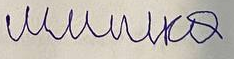
#> input picture train/img_0000_frag_0001.png, 234 x 59 px; its folder holds only this picture in this run
$ python augmentation.py
#> lines starting #> are read from the running program, lines starting #| are printed output that depends on the picture
from PIL import Image, ImageEnhance, ImageOps
import os
import numpy as np


def augment_images(
        input_folder: str,
        output_folder: str,
        rotation_angle: float = 0,
        color_percent: float = 0,
        add_color: str = 'False',
        width_percent: float = 100,
        filename_prefix: str = 'aug_'
):
    """
    Аугментирует изображения в папке с заданными параметрами

    Параметры:
    input_folder - папка с исходными изображениями
    output_folder - папка для сохранения аугментированных изображений
    rotation_angle - угол поворота (-360 до 360 градусов)
    color_percent - интенсивность цвета (0-100%)
    add_color - цвет для добавления ('синий','зеленый','красный','фиолетовый','желтый','False')
    width_percent - изменение ширины (1-200%)
    filename_prefix - префикс для имен новых файлов
    """
#> called with input_folder = 'train', output_folder = 'train_aug', rotation_angle = 10, color_percent = 25, add_color = 'желтый', width_percent = 50, filename_prefix = ''
    # Создаем папку для результатов, если ее нет
    os.makedirs(output_folder, exist_ok=True)

    # Соответствие цветов их RGB-значениям
    colors = {
        'синий': (0, 0, 255),
        'зеленый': (0, 255, 0),
        'красный': (255, 0, 0),
        'фиолетовый': (128, 0, 128),
        'желтый': (255, 255, 0),
        'False': None
    }

    # Проверка корректности параметров
    if rotation_angle < -360 or rotation_angle > 360:
        raise ValueError("Угол поворота должен быть между -360 и 360 градусами")

    if color_percent < 0 or color_percent > 100:
        raise ValueError("Процент цвета должен быть между 0 и 100")

    if add_color not in colors:
        raise ValueError("Недопустимый цвет. Используйте: 'синий','зеленый','красный','фиолетовый','желтый','False'")

    if width_percent < 1 or width_percent > 200:
        raise ValueError("Процент ширины должен быть между 1 и 200")

    # Обработка всех изображений в папке
    for filename in os.listdir(input_folder):
        if filename.lower().endswith(('.png', '.jpg', '.jpeg', '.bmp')):
            # Загрузка изображения
            img_path = os.path.join(input_folder, filename)
            image = Image.open(img_path).convert('RGB')
#> image is the input picture: PIL image 234x59 RGB; mean R, G, B 192.6, 186, 179.5

            # Изменение ширины
            if width_percent != 100:
                original_width, original_height = image.size
#> original_width = 234; original_height = 59
                new_width = int(original_width * width_percent / 100)
#> new_width = 117
                image = image.resize((new_width, original_height))
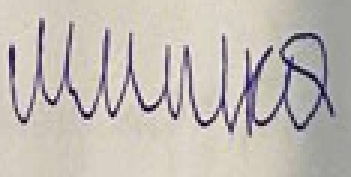
#> image: PIL image 117x59 RGB (shown 3 times larger); mean R, G, B 192.6, 186, 179.5

            # Поворот изображения
            if rotation_angle != 0:
                image = image.rotate(rotation_angle, expand=True)
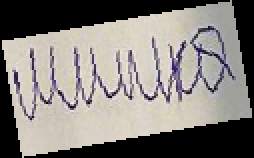
#> image: PIL image 127x79 RGB (shown 2 times larger); mean R, G, B 132.6, 128, 123.5

            # Добавление цветового оттенка
            if add_color != 'False' and color_percent > 0:
                # Создаем цветной слой
                color_layer = Image.new('RGB', image.size, colors[add_color])
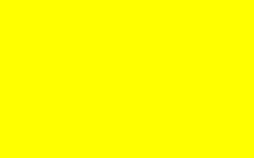
#> color_layer: PIL image 127x79 RGB (shown 2 times larger); mean R, G, B 255, 255, 0

                # Рассчитываем прозрачность
                alpha = color_percent / 100.0

                # Смешиваем изображения
                image = Image.blend(image, color_layer, alpha)
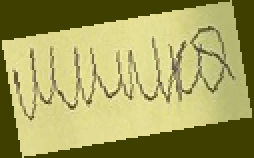
#> image: PIL image 127x79 RGB (shown 2 times larger); mean R, G, B 162.7, 159.2, 92.4

            # Сохранение результата
            new_filename = f"{filename_prefix}{filename}"
            output_path = os.path.join(output_folder, new_filename)
            image.save(output_path)
            print(f"Создано: {new_filename}")


# Пример использования
if __name__ == "__main__":
    # Настройки аугментации (можно менять)
    INPUT_FOLDER = "train"  # Папка с исходными изображениями
    OUTPUT_FOLDER = "train_aug"  # Папка для аугментированных изображений
    ROTATION = 10 # Угол поворота в градусах
    COLOR_PERCENT = 25  # Интенсивность цвета (0-100%)
    ADD_COLOR = "желтый"  # Цвет для добавления или 'False'
    WIDTH_PERCENT = 50  # Процент изменения ширины
    FILENAME_PREFIX = ""  # Префикс для новых файлов

    augment_images(
        input_folder=INPUT_FOLDER,
        output_folder=OUTPUT_FOLDER,
        rotation_angle=ROTATION,
        color_percent=COLOR_PERCENT,
        add_color=ADD_COLOR,
        width_percent=WIDTH_PERCENT,
        filename_prefix=FILENAME_PREFIX
    )

$ run again, on train/img_0000_frag_0007.png
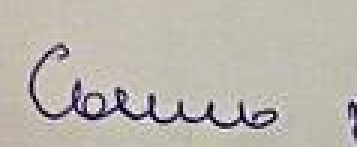
#> input picture train/img_0000_frag_0007.png, 119 x 49 px (shown 3 times larger)
#> in augment_images, image is the input picture: PIL image 119x49 RGB; mean R, G, B 187.7, 182, 174.2
#> in augment_images, `image = image.rotate(rotation_angle, expand=True)`:
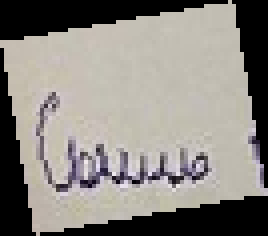
#> image: PIL image 67x59 RGB (shown 4 times larger); mean R, G, B 137.2, 133, 127.4
#> in augment_images, `image = Image.blend(image, color_layer, alpha)`:
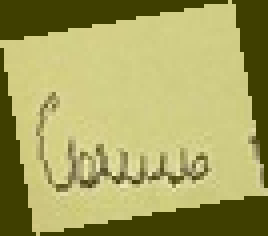
#> image: PIL image 67x59 RGB (shown 4 times larger); mean R, G, B 166.2, 163.1, 95.3

$ run again, on train/img_0000_frag_0008.png
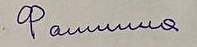
#> input picture train/img_0000_frag_0008.png, 197 x 47 px
#> in augment_images, image is the input picture: PIL image 197x47 RGB; mean R, G, B 178.2, 171.9, 164.5
#> in augment_images, `image = image.rotate(rotation_angle, expand=True)`:
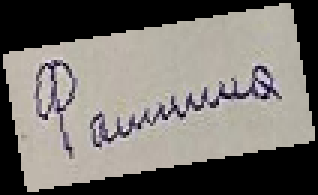
#> image: PIL image 106x65 RGB (shown 3 times larger); mean R, G, B 119.3, 115.1, 110.2
#> in augment_images, `image = Image.blend(image, color_layer, alpha)`:
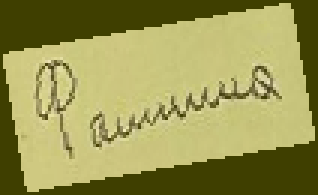
#> image: PIL image 106x65 RGB (shown 3 times larger); mean R, G, B 152.7, 149.6, 82.4

$ run again, on train/img_0000_frag_0009.png
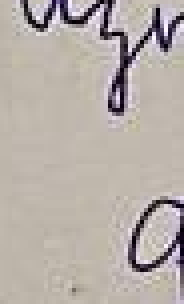
#> input picture train/img_0000_frag_0009.png, 46 x 76 px (shown 4 times larger)
#> in augment_images, image is the input picture: PIL image 46x76 RGB; mean R, G, B 182.3, 173.8, 168.1
#> in augment_images, `image = image.rotate(rotation_angle, expand=True)`:
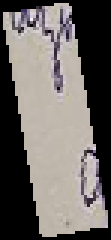
#> image: PIL image 37x80 RGB (shown 3 times larger); mean R, G, B 107.6, 102.6, 99.2
#> in augment_images, `image = Image.blend(image, color_layer, alpha)`:
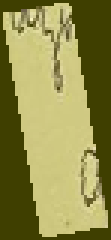
#> image: PIL image 37x80 RGB (shown 3 times larger); mean R, G, B 143.9, 140.2, 74.2

$ run again, on train/img_0000_frag_0002.png
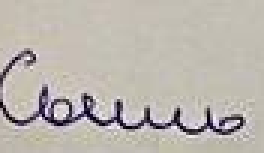
#> input picture train/img_0000_frag_0002.png, 88 x 51 px (shown 3 times larger)
#> in augment_images, image is the input picture: PIL image 88x51 RGB; mean R, G, B 187.2, 181.6, 174.4
#> in augment_images, `image = Image.blend(image, color_layer, alpha)`:
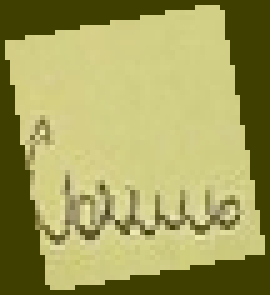
#> image: PIL image 54x59 RGB (shown 5 times larger); mean R, G, B 162.2, 159.2, 91.9
